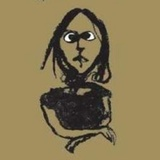
#> input picture a10109account_relevance/data/img_douban/1.jpg, 160 x 160 px
$ python i0unify_style.py 100 100 data/img_douban out
#> lines starting #> are read from the running program, lines starting #| are printed output that depends on the picture
import sys
import os
import numpy as np
from os import walk
import cv2

# width to resize
width = int(sys.argv[1])
# height to resize
height = int(sys.argv[2])
# location of the input dataset
input_dir = sys.argv[3]
# location of the output dataset
out_dir = sys.argv[4]

if len(sys.argv) != 5:
    print("Please specify width, height, input directory and output directory.")
    sys.exit(0)

print("Working...")

# get all the pictures in directory
images = []
ext = (".jpeg", ".jpg", ".png")

for (dirpath, dirnames, filenames) in walk(input_dir):
  for filename in filenames:
        if filename.endswith(ext):
            images.append(os.path.join(dirpath, filename))
            print(filename)

for image in images:
    img = cv2.imread(image, cv2.IMREAD_UNCHANGED)
#> img is the input picture: shape (160, 160, 3); mean B, G, R 83.6, 122.4, 138.2

    h, w = img.shape[:2]
#> h = 160; w = 160
    pad_bottom, pad_right = 0, 0
    ratio = w / h
#> ratio = 1

    if h > height or w > width:
        # shrinking image algorithm
        interp = cv2.INTER_AREA
    else:
        # stretching image algorithm
        interp = cv2.INTER_CUBIC

    w = width
    h = round(w / ratio)
#> h = 100
    if h > height:
        h = height
        w = round(h * ratio)
    pad_bottom = abs(height - h)
#> pad_bottom = 0
    pad_right = abs(width - w)

    scaled_img = cv2.resize(img, (w, h), interpolation=interp)
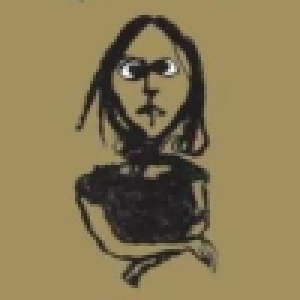
#> scaled_img: shape (100, 100, 3) (shown 3 times larger); mean B, G, R 83.6, 122.4, 138.2
    padded_img = cv2.copyMakeBorder(
        scaled_img,0,pad_bottom,0,pad_right,borderType=cv2.BORDER_CONSTANT,value=[0,0,0])

    cv2.imwrite(os.path.join(out_dir, os.path.basename(image)), padded_img)
#> pass 2 of the loop `for image in images:`:
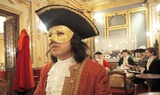
#> input picture a10109account_relevance/data/img_douban/2.jpg, 160 x 95 px
#> img is the input picture: shape (95, 160, 3); mean B, G, R 95.2, 124.5, 159.5
#> `scaled_img = cv2.resize(img, (w, h), interpolation=interp)`:
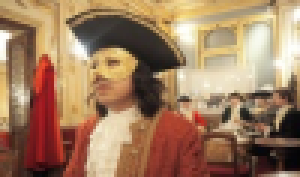
#> scaled_img: shape (59, 100, 3) (shown 3 times larger); mean B, G, R 95.2, 124.5, 159.5
#> `padded_img = cv2.copyMakeBorder( scaled_img,0,pad_bottom,0,pad_right,b..`:
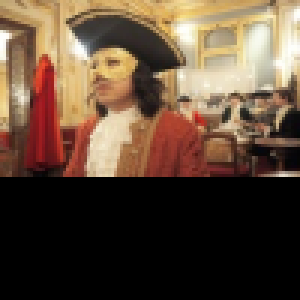
#> padded_img: shape (100, 100, 3) (shown 3 times larger); mean B, G, R 56.2, 73.5, 94.1

print("Completed!")
